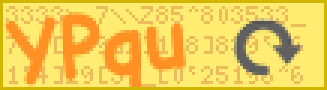
#> input picture data/test.png, 109 x 30 px (shown 3 times larger); its folder holds only this picture in this run
$ python -i utility.py   (imports and definitions only)
#> lines starting #> are read from the running program, lines starting #| are printed output that depends on the picture; after the words box and inside, x2 and y2 are one past the last pixel; in counts of white or black regions, pixels touching at a corner belong together
#> further down, picture is the input picture: shape (30, 109, 3); mean B, G, R 86.5, 202.7, 240.6
# Copyright (c) 2020 PaddlePaddle Authors. All Rights Reserved.
#
# Licensed under the Apache License, Version 2.0 (the "License");
# you may not use this file except in compliance with the License.
# You may obtain a copy of the License at
#
#     http://www.apache.org/licenses/LICENSE-2.0
#
# Unless required by applicable law or agreed to in writing, software
# distributed under the License is distributed on an "AS IS" BASIS,
# WITHOUT WARRANTIES OR CONDITIONS OF ANY KIND, either express or implied.
# See the License for the specific language governing permissions and
# limitations under the License.

import logging
import os
import imghdr
import cv2
import random
import numpy as np
# import paddle
import importlib.util
import sys
import subprocess


# [26 lines left out: functions print_dict, get_check_global_params, not called in this run]


def _check_image_file(path):
    img_end = {'jpg', 'bmp', 'png', 'jpeg', 'rgb', 'tif', 'tiff', 'gif', 'pdf'}
    return any([path.lower().endswith(e) for e in img_end])


# [16 lines left out: function get_image_file_list, not called in this run]

def binarize_img(img):
    if len(img.shape) == 3 and img.shape[2] == 3:
        gray = cv2.cvtColor(img, cv2.COLOR_BGR2GRAY) # conversion to grayscale image
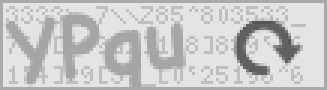
#> gray: shape (30, 109) (shown 3 times larger); min 85, max 228, mean 201.1
        # use cv2 threshold binarization
        _, gray = cv2.threshold(gray, 0, 255, cv2.THRESH_BINARY + cv2.THRESH_OTSU)
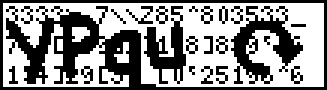
#> gray: shape (30, 109) (shown 3 times larger); 56.1% white; 22 black regions (19 under 20 px), largest, box (x1, y1, x2, y2) and area: (0, 0, 109, 30) 836, (77, 2, 101, 28) 255, (48, 2, 62, 28) 161
        img = cv2.cvtColor(gray, cv2.COLOR_GRAY2BGR)
    return img

# [62 lines left out: functions alpha_to_color, check_and_read, load_vqa_bio_label_maps, not called in this run]


def set_seed(seed=1024):
    random.seed(seed)
    np.random.seed(seed)
    # paddle.seed(seed)


# [18 lines left out: function check_install, not called in this run]


class AverageMeter:
    def __init__(self):
        self.reset()

    # [13 lines left out: functions reset, update, not called in this run]

>>> import cv2
>>> picture = cv2.imread('../data/test.png')
>>> result = binarize_img(picture)
